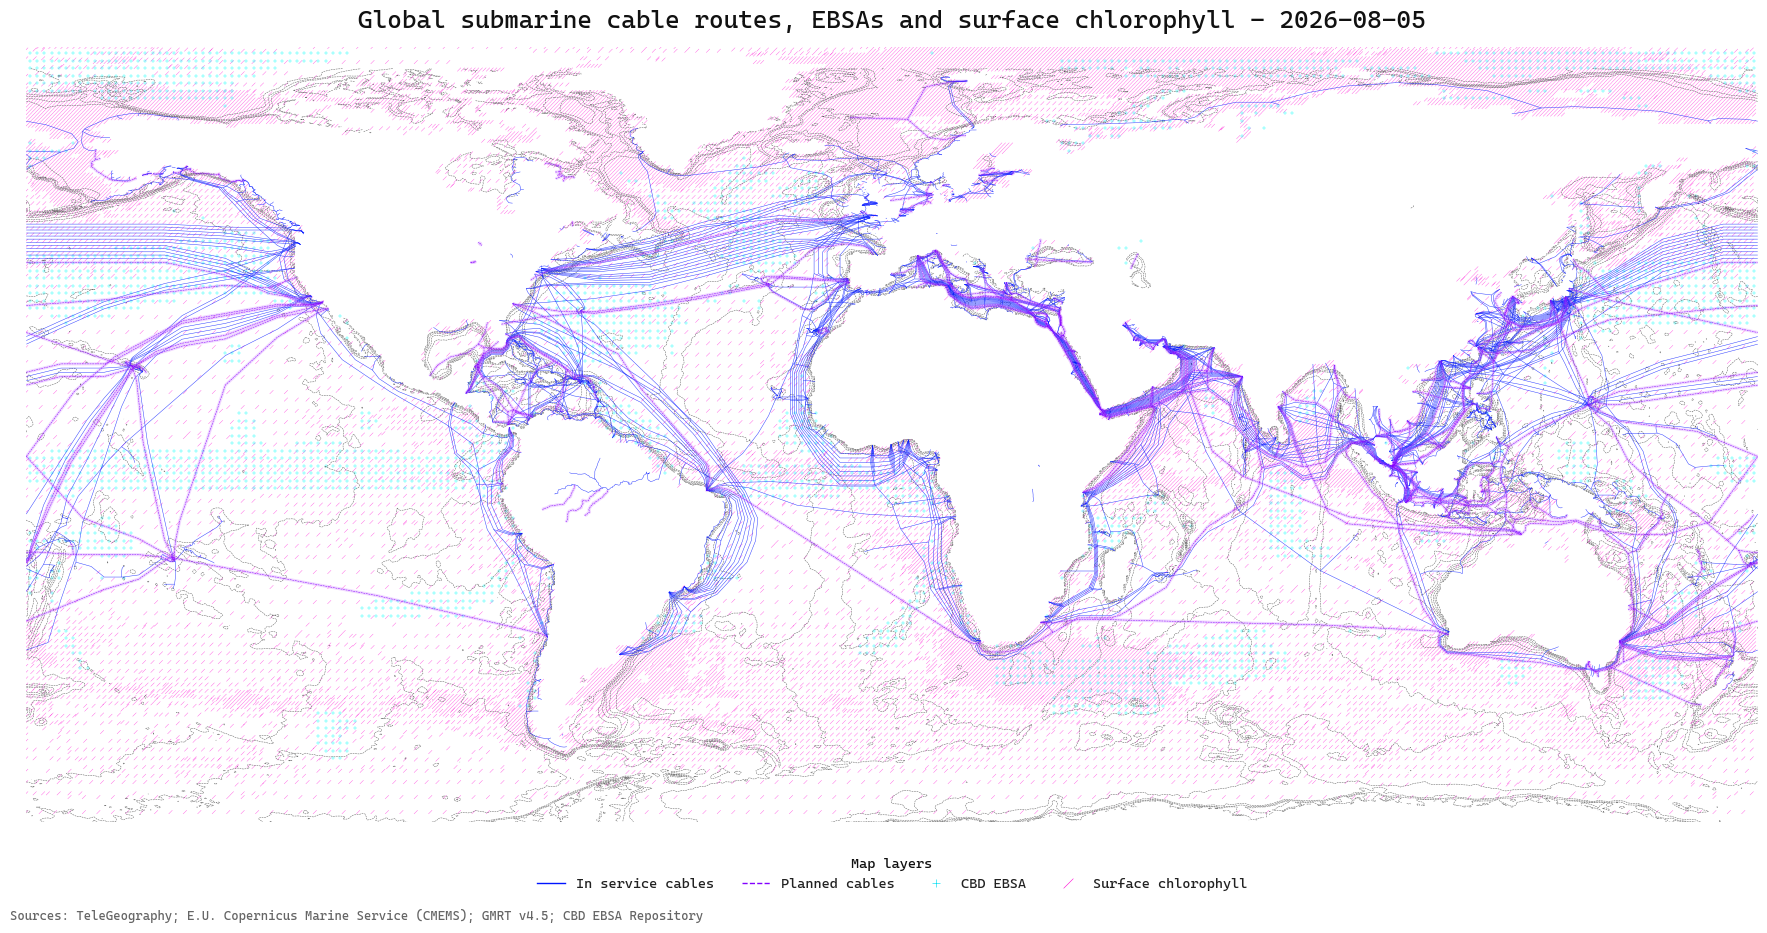

Python code for this plot:
ocean = xr.open_dataset(OCEAN_FILE)
chlorophyll = (
    ocean["chl"]
    .isel(time=0, depth=0)
    .where(ocean["chl"].isel(time=0, depth=0) > 0)
    .load()
)
chlorophyll_date = pd.to_datetime(ocean["time"].values[0]).strftime("%Y-%m-%d")
chlorophyll_depth = float(ocean["depth"].values[0])
pattern_levels = [
    float(chlorophyll.quantile(q, skipna=True)) for q in [0.0, 0.2, 0.4, 0.6, 0.8, 1.0]
]
pattern_labels = ["Very low", "Low", "Medium", "High", "Very high"]
pattern_strides = [12, 9, 7, 5, 3]  # smaller stride = closer marks
slash_marker = MarkerPath(
    [[-0.5, -0.5], [0.5, 0.5]], [MarkerPath.MOVETO, MarkerPath.LINETO]
)

ebsa = gpd.read_file(EBSA_FILE).set_crs("OGC:CRS84", allow_override=True)

# Match every route to the planned/in-service status supplied by TeleGeography
map_metadata = pd.DataFrame(
    json.loads(METADATA_FILE.read_text(encoding="utf-8"))["records"]
)[["id", "is_planned"]]
cables_by_status = cables.merge(map_metadata, on="id", how="left")
in_service_cables = cables_by_status[~cables_by_status["is_planned"].fillna(False)]
planned_cables = cables_by_status[cables_by_status["is_planned"].eq(True)]

gmrt = xr.open_dataset(BATHYMETRY_FILE)
gmrt_width, gmrt_height = [int(value) for value in gmrt["dimension"].values]
gmrt_longitude = np.linspace(
    gmrt["x_range"].values[0], gmrt["x_range"].values[1], gmrt_width
)
gmrt_latitude = np.linspace(
    gmrt["y_range"].values[1], gmrt["y_range"].values[0], gmrt_height
)
gmrt_elevation = gmrt["z"].values.reshape(gmrt_height, gmrt_width)
gmrt_bathymetry = np.where(gmrt_elevation < 0, gmrt_elevation, np.nan)
bathymetry_levels = [-8000, -6000, -4000, -2000, -1000, -500, -200, -100]

fig, ax = plt.subplots(figsize=(18, 9), facecolor="white")
ax.set_facecolor("white")

longitude_grid, latitude_grid = np.meshgrid(
    ocean["longitude"].values, ocean["latitude"].values
)
chlorophyll_values = chlorophyll.values
for class_index, stride in enumerate(pattern_strides):
    sample = (slice(None, None, stride), slice(None, None, stride))
    sampled_values = chlorophyll_values[sample]
    lower = pattern_levels[class_index]
    upper = pattern_levels[class_index + 1]
    if class_index == len(pattern_strides) - 1:
        class_mask = (sampled_values >= lower) & (sampled_values <= upper)
    else:
        class_mask = (sampled_values >= lower) & (sampled_values < upper)
    class_mask &= np.isfinite(sampled_values)
    ax.scatter(
        longitude_grid[sample][class_mask],
        latitude_grid[sample][class_mask],
        marker=slash_marker,
        s=7,
        facecolors="none",
        edgecolors="#FF00D4",
        linewidths=0.28,
        alpha=0.72,
        zorder=0,
    )

# GMRT bathymetric contours
ax.contour(
    gmrt_longitude,
    gmrt_latitude,
    gmrt_bathymetry,
    levels=bathymetry_levels,
    colors="#5A5A5A",
    linewidths=0.34,
)

# CBD EBSAs: small cyan crosses, without polygon borders
ebsa_pattern_geometry = ebsa.geometry.make_valid().union_all()
ebsa_pattern_longitudes = np.arange(-179.25, 180, 1.5)
ebsa_pattern_latitudes = np.arange(-69.25, 85, 1.5)
ebsa_pattern_x, ebsa_pattern_y = np.meshgrid(
    ebsa_pattern_longitudes, ebsa_pattern_latitudes
)
ebsa_pattern_mask = contains_xy(
    ebsa_pattern_geometry,
    ebsa_pattern_x.ravel(),
    ebsa_pattern_y.ravel(),
)
ax.scatter(
    ebsa_pattern_x.ravel()[ebsa_pattern_mask],
    ebsa_pattern_y.ravel()[ebsa_pattern_mask],
    marker="+",
    s=7,
    color="#00FFFB",
    linewidths=0.34,
    alpha=0.72,
    zorder=0.8,
)

# Existing cable routes in electric blue
in_service_cables.plot(
    ax=ax,
    color="#0015FF",
    linewidth=0.35,
    alpha=0.82,
    zorder=2,
)

# Planned future cable routes: violet glow and crisp foreground
planned_cables.plot(
    ax=ax,
    color="#C45CFF",
    linewidth=2.2,
    alpha=0.24,
    zorder=2.8,
)
planned_cables.plot(
    ax=ax,
    color="#8300FF",
    linewidth=0.35,
    linestyle="--",
    alpha=1.0,
    zorder=3,
)

ax.set_xlim(-180, 180)
ax.set_ylim(-70, 85)
ax.set_title(
    f"Global submarine cable routes, EBSAs and surface chlorophyll - {chlorophyll_date}",
    color="#111111",
    fontsize=18,
    pad=14,
)
ebsa_handle = Line2D(
    [0],
    [0],
    linestyle="none",
    marker="+",
    markersize=6,
    markeredgewidth=0.45,
    color="#00DFF2",
    label="CBD EBSA",
)
cable_handles = [
    Line2D([0], [0], color="#0015FF", linewidth=1, label="In service cables"),
    Line2D(
        [0], [0], color="#8300FF", linewidth=1, linestyle="--", label="Planned cables"
    ),
]
chlorophyll_handle = Line2D(
    [0],
    [0],
    linestyle="none",
    marker=slash_marker,
    markersize=7,
    markeredgewidth=0.4,
    markeredgecolor="#FF00D4",
    label="Surface chlorophyll",
)
legend = ax.legend(
    handles=[*cable_handles, ebsa_handle, chlorophyll_handle],
    title="Map layers",
    loc="lower center",
    bbox_to_anchor=(0.5, -0.105),
    ncol=4,
    frameon=False,
)
plt.setp(legend.get_texts(), color="#222222")
legend.get_title().set_color("#111111")
fig.text(
    0.01,
    0.01,
    "Sources: TeleGeography; E.U. Copernicus Marine Service (CMEMS); GMRT v4.5; CBD EBSA Repository",
    color="#666666",
    fontsize=9,
)
ax.set_axis_off()
plt.tight_layout(rect=[0, 0.075, 1, 1])
ocean.close()
gmrt.close()
plt.show()

print(
    f"Rendered cable routes — in service: {len(in_service_cables):,}; "
    f"planned in violet: {len(planned_cables):,}"
)
